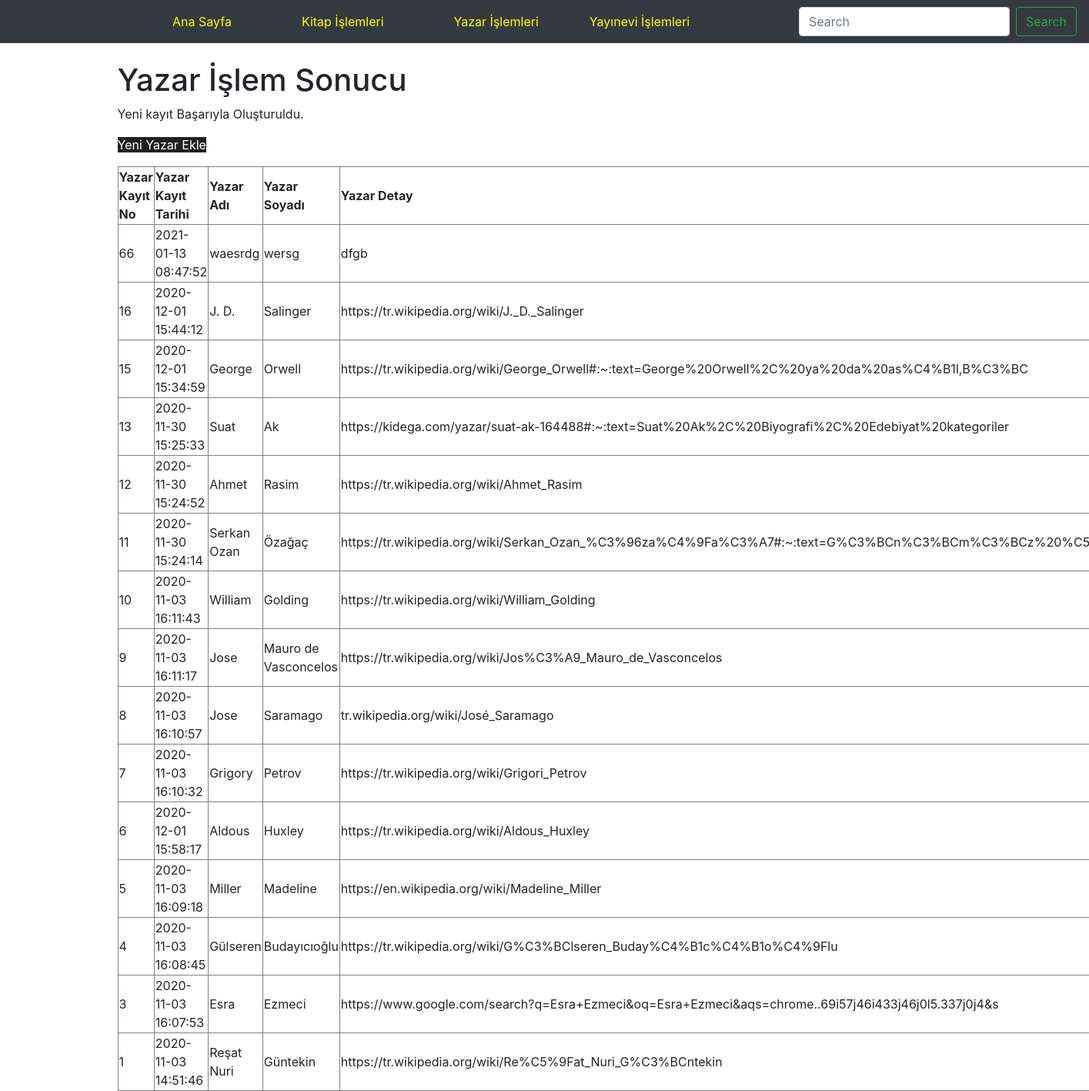
Page /yazar_eklendi.php on the committed database.
### tables this page shows
CREATE TABLE `yazarveri` (
  `yazarkayitno` int(11) NOT NULL COMMENT 'Yazar Tablosunun Anahtar alanı',
  `ykt` timestamp NOT NULL DEFAULT current_timestamp() COMMENT 'Yazar Kayıt Tarihi',
  `ya` varchar(100) NOT NULL COMMENT 'Yazar Tam Adı',
  `ys` varchar(150) NOT NULL COMMENT 'Yazar Soyadı',
  `yu` varchar(100) DEFAULT NULL COMMENT 'Yazara Ait URL bilgisi '
);

### yazar_eklendi.php (the view, shortened to what this page needs)
<?php
    require_once("baglanti.php");
    $ya = mysqli_real_escape_string($baglanti, $_POST['ya']);
    $ys = mysqli_real_escape_string($baglanti, $_POST['ys']);
    $yu = mysqli_real_escape_string($baglanti, $_POST['yu']);
    $sorgu = "INSERT INTO yazarveri (ya, ys, yu)
            VALUES ('$ya', '$ys', '$yu')";
    if (mysqli_query($baglanti, $sorgu)) {
        $islemSonuc = "Yeni kayıt Başarıyla Oluşturuldu.";
    } else {
        $islemSonuc = "Hata: " . $sorgu . "<br>" . mysqli_error($baglanti);
    }
    $sorgu2 = mysqli_query($baglanti, "SELECT * FROM yazarveri ORDER BY yazarkayitno DESC");
?>
<!DOCTYPE html>
<html lang="tr"><head><meta http-equiv="Content-Type" content="text/html; charset=UTF-8">
<link href="bootstrap.min.css" rel="stylesheet">
    <link href="./katalog_files/navbar-top.css" rel="stylesheet">
  </head>
  <body>
    <nav class="navbar navbar-expand-md navbar-dark bg-dark mb-4">
  <div class="collapse navbar-collapse" id="navbarCollapse">
    <ul class="navbar-nav mr-auto">
      <li class="nav-item">
        <a class="nav-link" href="index.php" style="color:yellow;position:relative; left:200px">Ana Sayfa </a>
      </li>
      <li class="nav-item">
        <a class="nav-link" href="kitap.php" style="color:yellow;position:relative; left:275px">Kitap İşlemleri</a>
      </li>
      <li class="nav-item">
        <a class="nav-link" href="yazar.php" style="color:yellow;position:relative; left:350px">Yazar İşlemleri</a>
      </li>
      <li class="nav-item">
        <a class="nav-link" href="yayinevi.php" style="color:yellow;position:relative; left:400px">Yayınevi İşlemleri</a>
      </li>
    </ul>
    <form class="form-inline mt-2 mt-md-0">
      <input class="form-control mr-sm-2" type="text" placeholder="Search" aria-label="Search">
      <button class="btn btn-outline-success my-2 my-sm-0" type="submit">Search</button>
    </form>
  </div>
</nav>
<main role="main" class="container">
<h1>Yazar İşlem Sonucu</h1>
<p><?php echo $islemSonuc; ?></p>
<p><a href="yazar_ekle.php" style="text-align:center;background-color:#212121; color: white">Yeni Yazar Ekle</a></p>
<?php
echo("<table border=1 width=80%>");
    echo("<tr>");
    echo("<td><b>Yazar Kayıt No</b></td>");
    echo("<td><b>Yazar Kayıt Tarihi</b></td>");
    echo("<td><b>Yazar Adı</b></td>");
    echo("<td><b>Yazar Soyadı</b></td>");
    echo("<td><b>Yazar Detay</b></td>");
    echo("</tr>");
while($satir = mysqli_fetch_assoc($sorgu2)){
    echo("<tr>");
    echo("<td>".$satir["yazarkayitno"]."</td>");
    echo("<td>".$satir["ykt"]."</td>");
    echo("<td>".$satir["ya"]."</td>");
    echo("<td>".$satir["ys"]."</td>");
    echo("<td>".$satir["yu"]."</td>");
    echo("</tr>");
            }
echo("</table>");
?>
</main>
</body></html>

### navbar-top.css (style rules this page uses)
body { min-height: 75rem; }

### rows in the picture
yazarveri: yazarkayitno "66", ykt "2021-01-13 08:47:52", ya "waesrdg", ys "wersg", yu "dfgb"
yazarveri: yazarkayitno "16", ykt "2020-12-01 15:44:12", ya "J. D.", ys "Salinger", yu "https://tr.wikipedia.org/wiki/J._D._Salinger"
yazarveri: yazarkayitno "15", ykt "2020-12-01 15:34:59", ya "George", ys "Orwell", yu "https://tr.wikipedia.org/wiki/George_Orwell#:~:text=George%20Orwell%2C%20ya%20da%20as%C4%B1l,B%C3%BC"
yazarveri: yazarkayitno "13", ykt "2020-11-30 15:25:33", ya "Suat", ys "Ak", yu "https://kidega.com/yazar/suat-ak-164488#:~:text=Suat%20Ak%2C%20Biyografi%2C%20Edebiyat%20kategoriler"
yazarveri: yazarkayitno "12", ykt "2020-11-30 15:24:52", ya "Ahmet", ys "Rasim", yu "https://tr.wikipedia.org/wiki/Ahmet_Rasim"
yazarveri: yazarkayitno "11", ykt "2020-11-30 15:24:14", ya "Serkan Ozan", ys "Özağaç", yu "https://tr.wikipedia.org/wiki/Serkan_Ozan_%C3%96za%C4%9Fa%C3%A7#:~:text=G%C3%BCn%C3%BCm%C3%BCz%20%C5"
yazarveri: yazarkayitno "10", ykt "2020-11-03 16:11:43", ya "William", ys "Golding", yu "https://tr.wikipedia.org/wiki/William_Golding"
yazarveri: yazarkayitno "9", ykt "2020-11-03 16:11:17", ya "Jose", ys "Mauro de Vasconcelos", yu "https://tr.wikipedia.org/wiki/Jos%C3%A9_Mauro_de_Vasconcelos"
yazarveri: yazarkayitno "8", ykt "2020-11-03 16:10:57", ya "Jose", ys "Saramago", yu "tr.wikipedia.org/wiki/José_Saramago"
yazarveri: yazarkayitno "7", ykt "2020-11-03 16:10:32", ya "Grigory", ys "Petrov", yu "https://tr.wikipedia.org/wiki/Grigori_Petrov"
yazarveri: yazarkayitno "6", ykt "2020-12-01 15:58:17", ya "Aldous", ys "Huxley", yu "https://tr.wikipedia.org/wiki/Aldous_Huxley"
yazarveri: yazarkayitno "5", ykt "2020-11-03 16:09:18", ya "Miller", ys "Madeline", yu "https://en.wikipedia.org/wiki/Madeline_Miller"
yazarveri: yazarkayitno "4", ykt "2020-11-03 16:08:45", ya "Gülseren", ys "Budayıcıoğlu", yu "https://tr.wikipedia.org/wiki/G%C3%BClseren_Buday%C4%B1c%C4%B1o%C4%9Flu"
yazarveri: yazarkayitno "3", ykt "2020-11-03 16:07:53", ya "Esra", ys "Ezmeci", yu "https://www.google.com/search?q=Esra+Ezmeci&oq=Esra+Ezmeci&aqs=chrome..69i57j46i433j46j0l5.337j0j4&s"
yazarveri: yazarkayitno "1", ykt "2020-11-03 14:51:46", ya "Reşat Nuri", ys "Güntekin", yu "https://tr.wikipedia.org/wiki/Re%C5%9Fat_Nuri_G%C3%BCntekin"

### other values in the picture
$islemSonuc "Yeni kayıt Başarıyla Oluşturuldu."
